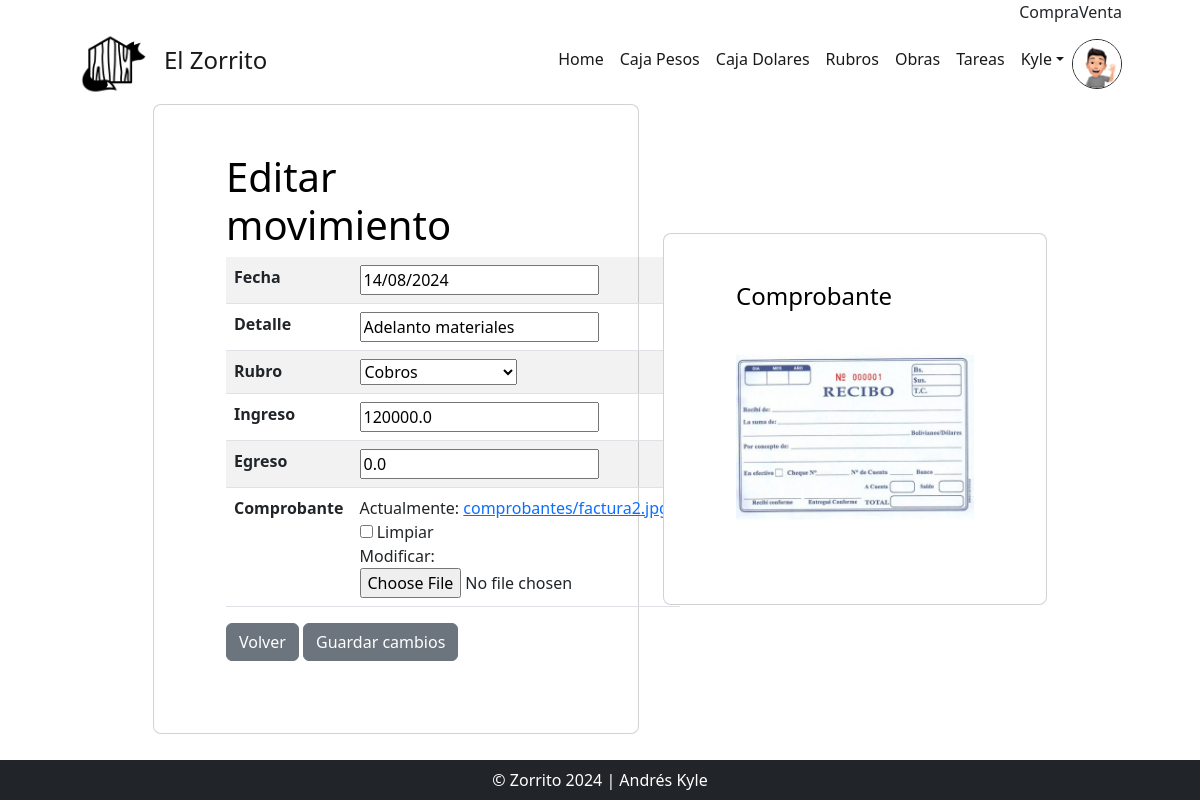
Page /movimientos_update/48/ (signed in) on the committed database.
### users/models.py (models this page shows, shortened)
class Imagen(models.Model):
    user = models.OneToOneField(User, on_delete=models.CASCADE, null=True)
    imagen = models.ImageField(upload_to='avatares', null=True, blank = True)

### AppZorro/models.py (models this page shows)
class CajaPesos(models.Model):
    fecha = models.DateField(default=date.today)
    rubro = models.ForeignKey(Rubros, null=True, on_delete=models.RESTRICT)
    detalle = models.CharField(max_length=60)
    ingreso = models.FloatField(default=0)
    egreso = models.FloatField(default=0)
    comprobante = models.ImageField(upload_to='comprobantes', null=True, blank = True)
    obra = models.ForeignKey(Obra, null=True, on_delete=models.RESTRICT)
    autor = models.ForeignKey(settings.AUTH_USER_MODEL, on_delete=models.RESTRICT, null=True, blank=True, editable=False)
    action_time = models.DateTimeField(auto_now=True, editable=False)
    cotiza = models.FloatField(default=DolarBlue.compra())
    conecta = models.OneToOneField('CajaDolares', null=True, blank=True, on_delete=models.CASCADE)

### AppZorro/views.py (the view)
# urls.py: path('movimientos_update/<int:pk>/', views.MovimientosUpdateView.as_view(), name="EditarMovimiento"),
class MovimientosUpdateView(LoginRequiredMixin, UpdateView):
    model = CajaPesos
    success_url = reverse_lazy("Movimientos")
    fields = ['fecha', 'detalle', 'rubro', 'ingreso', 'egreso', 'comprobante']
    template_name = "AppZorro/CajaPesos_update.html"

### AppZorro/models.py (called while the page is built)
    def __str__(self):
        return f"{self.titulo}"

### AppZorro/templates/AppZorro/CajaPesos_update.html (shortened to what this page needs)
{% extends 'AppZorro/base.html' %}
{% load static %}
{% block main %}
<div id="todo" class="row d-flex justify-content-center align-items-center h-100">
    <div class="col-xl-5">
        <div class="card rounded-3 text-black">
            <div class="card-body p-md-5 mx-md-4">
                <h3 class="display-6">Editar movimiento</h3>
                <form action="" method="POST" enctype="multipart/form-data">
                    <div data-mdb-input-init class="form-outline mb-4">
                        <table class="table table-striped">
                            <tbody>
                                <tr>
                                    <th scope="row">{{ form.fecha.label }}</th>
                                    <td>{{ form.fecha }}</td>
                                </tr>
                                <tr>
                                    <th scope="row">{{ form.detalle.label }}</th>
                                    <td>{{ form.detalle }}</td>
                                </tr>
                                <tr>
                                    <th scope="row">{{ form.rubro.label }}</th>
                                    <td>{{ form.rubro }}</td>
                                </tr>
                                <tr>
                                    <th scope="row">{{ form.ingreso.label }}</th>
                                    <td>{{ form.ingreso }}</td>
                                </tr>
                                <tr>
                                    <th scope="row">{{ form.egreso.label }}</th>
                                    <td>{{ form.egreso }}</td>
                                </tr>
                                <tr>
                                    <th scope="row">{{ form.comprobante.label }}</th>
                                    <td>{{ form.comprobante }}</td>
                                </tr>
                            </tbody>
                        </table>
                        <a class="btn btn-secondary btn-me" href="{% url 'Movimientos' %}">Volver</a>
                        <input class="btn btn-secondary btn-me" type="submit" value="Guardar cambios">
                    </div>
                </form>
            </div>
        </div>
    </div>
    <div class="col-xl-4">
        <div class="card rounded-3 text-black">
            <div class="card-body p-md-5 mx-md-4">
                <h4 >Comprobante</h4>
                  {% if object.comprobante %}
                  <img src="{{object.comprobante.url}}" alt="" class="img-fluid"">
                  {% else %}
                    <p>No se registran comprobantes</p>
                  {% endif %}
            </div>
        </div>
    </div>
</div>
{% endblock main %}

### AppZorro/templates/AppZorro/base.html (shortened to what this page needs)
<!DOCTYPE html>
{% load static %}
<html lang="es">
    <head>
        <link href="https://cdn.jsdelivr.net/npm/bootstrap-icons@1.4.1/font/bootstrap-icons.css" rel="stylesheet" />
        <link href="{% static 'AppZorro/css/styles.css' %}" rel="stylesheet" />
    </head>
    <body class="h-100 bg-white ">
        <nav class="navbar navbar-expand-md p-0 navbar-success">
            <div class="container px-lg-5">
                <div class="collapse navbar-collapse" id="navbarSupportedContent">
                    <ul class="navbar-nav ms-auto mb-0 mb-lg-0">
                        <li class="nav-item">Compra {{dolar_compra}} </li>
                        <li class="nav-item">Venta {{dolar_venta}}</li>
                    </ul>
                </div>
            </div>
        </nav>
        <nav class="navbar navbar-expand-xl p-0 navbar-light navbar-gradient">
            <div class="container px-lg-5">
                <th><a class="navbar-brand" href="{% url 'Inicio' %}"><img src="{% static 'AppZorro/assets/img/logo.png' %}" alt="" height="70px"></a></th><a class="navbar-brand" href="{% url 'Inicio' %}"><h4 class="">El Zorrito</h4></a>
                <div class="collapse navbar-collapse" id="navbarSupportedContent">
                    <ul class="navbar-nav ms-auto mb-2 mb-lg-0">
                        <li class="nav-item"><a class="nav-link active" aria-current="page" href="{% url 'Inicio' %}">Home</a></li>
                        <li class="nav-item"><a class="nav-link active" aria-current="page" href="{% url 'Movimientos' %}">Caja Pesos</a></li>
                        <li class="nav-item"><a class="nav-link active" aria-current="page" href="{% url 'Dolares' %}">Caja Dolares</a></li>
                        <li class="nav-item"><a class="nav-link active" aria-current="page" href="{% url 'Rubros' %}">Rubros</a></li>
                        <li class="nav-item"><a class="nav-link active" aria-current="page" href="{% url 'Obras' %}">Obras</a></li>
                        <li class="nav-item"><a class="nav-link active" aria-current="page" href="{% url 'Tareas' %}">Tareas</a></li>
                        {% if request.user.is_authenticated %}
                            <li class="nav-item dropdown">
                            <a class="nav-link active dropdown-toggle" href="#" id="navbarDropdownMenuLink" data-bs-toggle="dropdown" aria-haspopup="true" aria-expanded="false">{{ request.user.username }}</a>
                            </li>
                            <img src="{{request.user.imagen.imagen.url}}" alt="" class="rounded-circle border border-dark" height="50px">
                        {% else %}
                        <li class="nav-item"><a class="nav-link active" href="{% url 'Login' %}">Acceder</a></li>
                        {% endif %}
                    </ul>
                </div>
            </div>
        </nav>
        {% block main %}
        {% endblock main %}
        <div class="fixed-bottom">
            <footer class="py-1 bg-dark">
                <div class="container"><p class="m-1 text-center text-white">&copy; Zorrito 2024 | Andrés Kyle</p></div>
            </footer>
        </div>
    </body>
</html>

### rows in the picture
CajaPesos: fecha "14/08/2024", detalle "Adelanto materiales", rubro "Cobros", ingreso "120000.0", egreso "0.0", comprobante (picture)

### other values in the picture
{{ request.user.username }} "Kyle"
